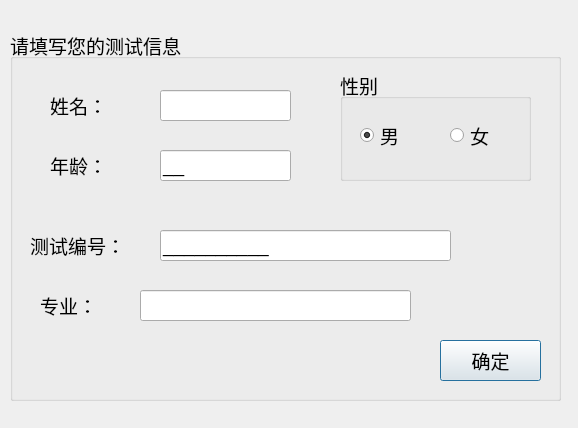
<?xml version="1.0" encoding="UTF-8"?>
<ui version="4.0">
 <class>InformationDialog</class>
 <widget class="QDialog" name="InformationDialog">
  <property name="geometry">
   <rect>
    <x>0</x>
    <y>0</y>
    <width>578</width>
    <height>428</height>
   </rect>
  </property>
  <property name="windowTitle">
   <string>Dialog</string>
  </property>
  <widget class="QGroupBox" name="groupBox">
   <property name="geometry">
    <rect>
     <x>10</x>
     <y>30</y>
     <width>551</width>
     <height>371</height>
    </rect>
   </property>
   <property name="font">
    <font>
     <pointsize>14</pointsize>
    </font>
   </property>
   <property name="title">
    <string>请填写您的测试信息</string>
   </property>
   <widget class="QLabel" name="label">
    <property name="geometry">
     <rect>
      <x>40</x>
      <y>60</y>
      <width>91</width>
      <height>31</height>
     </rect>
    </property>
    <property name="font">
     <font>
      <pointsize>14</pointsize>
     </font>
    </property>
    <property name="text">
     <string>姓名：</string>
    </property>
   </widget>
   <widget class="QLabel" name="label_2">
    <property name="geometry">
     <rect>
      <x>40</x>
      <y>120</y>
      <width>81</width>
      <height>31</height>
     </rect>
    </property>
    <property name="font">
     <font>
      <pointsize>14</pointsize>
     </font>
    </property>
    <property name="text">
     <string>年龄：</string>
    </property>
   </widget>
   <widget class="QLabel" name="label_3">
    <property name="geometry">
     <rect>
      <x>20</x>
      <y>200</y>
      <width>121</width>
      <height>31</height>
     </rect>
    </property>
    <property name="font">
     <font>
      <pointsize>14</pointsize>
     </font>
    </property>
    <property name="text">
     <string>测试编号：</string>
    </property>
   </widget>
   <widget class="QLabel" name="label_4">
    <property name="geometry">
     <rect>
      <x>30</x>
      <y>260</y>
      <width>81</width>
      <height>31</height>
     </rect>
    </property>
    <property name="font">
     <font>
      <pointsize>14</pointsize>
     </font>
    </property>
    <property name="text">
     <string>专业：</string>
    </property>
   </widget>
   <widget class="QLineEdit" name="nameEdit">
    <property name="geometry">
     <rect>
      <x>150</x>
      <y>60</y>
      <width>131</width>
      <height>31</height>
     </rect>
    </property>
    <property name="font">
     <font>
      <pointsize>14</pointsize>
     </font>
    </property>
   </widget>
   <widget class="QLineEdit" name="ageEdit">
    <property name="geometry">
     <rect>
      <x>150</x>
      <y>120</y>
      <width>131</width>
      <height>31</height>
     </rect>
    </property>
    <property name="font">
     <font>
      <pointsize>14</pointsize>
     </font>
    </property>
    <property name="inputMask">
     <string>99;_</string>
    </property>
    <property name="maxLength">
     <number>2</number>
    </property>
   </widget>
   <widget class="QLineEdit" name="numberEdit">
    <property name="geometry">
     <rect>
      <x>150</x>
      <y>200</y>
      <width>291</width>
      <height>31</height>
     </rect>
    </property>
    <property name="font">
     <font>
      <pointsize>14</pointsize>
     </font>
    </property>
    <property name="inputMask">
     <string>9999999999;_</string>
    </property>
    <property name="maxLength">
     <number>10</number>
    </property>
   </widget>
   <widget class="QLineEdit" name="majorEdit">
    <property name="geometry">
     <rect>
      <x>130</x>
      <y>260</y>
      <width>271</width>
      <height>31</height>
     </rect>
    </property>
    <property name="font">
     <font>
      <pointsize>14</pointsize>
     </font>
    </property>
   </widget>
   <widget class="QGroupBox" name="groupBox_2">
    <property name="geometry">
     <rect>
      <x>330</x>
      <y>40</y>
      <width>191</width>
      <height>111</height>
     </rect>
    </property>
    <property name="font">
     <font>
      <pointsize>14</pointsize>
     </font>
    </property>
    <property name="title">
     <string>性别</string>
    </property>
    <widget class="QRadioButton" name="manButton">
     <property name="geometry">
      <rect>
       <x>20</x>
       <y>50</y>
       <width>61</width>
       <height>31</height>
      </rect>
     </property>
     <property name="text">
      <string>男</string>
     </property>
     <property name="checked">
      <bool>true</bool>
     </property>
    </widget>
    <widget class="QRadioButton" name="womanButton">
     <property name="geometry">
      <rect>
       <x>110</x>
       <y>50</y>
       <width>61</width>
       <height>31</height>
      </rect>
     </property>
     <property name="text">
      <string>女</string>
     </property>
    </widget>
   </widget>
   <widget class="QPushButton" name="btnYes">
    <property name="geometry">
     <rect>
      <x>430</x>
      <y>310</y>
      <width>101</width>
      <height>41</height>
     </rect>
    </property>
    <property name="font">
     <font>
      <pointsize>14</pointsize>
     </font>
    </property>
    <property name="text">
     <string>确定</string>
    </property>
   </widget>
  </widget>
 </widget>
 <resources/>
 <connections/>
</ui>
